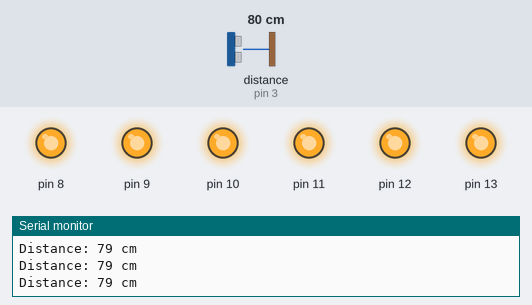
The sketch below on a simulated Arduino Uno, built with avr-gcc and run on an emulated ATmega328P. On the bench: output pins drawn as LEDs (lit = HIGH), the last lines printed to the serial monitor. Wiring (inferred from the names in the program): ultrasonic range finder: trigger pin 2; echo pin 3. The test bench sets the inputs (shaded band); at power-on: distance to the obstacle (sensor on pin 3) 80 cm. The echo pulse lasts 58.3 µs per cm; pins used as bus, display or sensor lines are not drawn.

Above: at 1.2 s.
1.3 s: distance to the obstacle (sensor on pin 3) set to 2 cm
At 2.1 s:
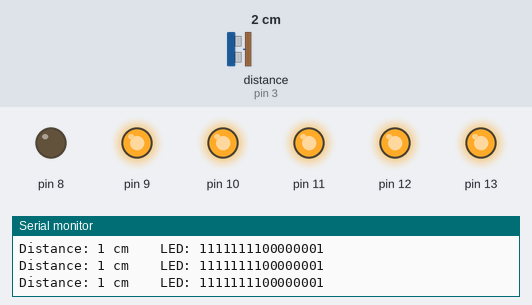
2.8 s: distance to the obstacle (sensor on pin 3) set to 8 cm
4.3 s: distance to the obstacle (sensor on pin 3) set to 12 cm
At 4.8 s:
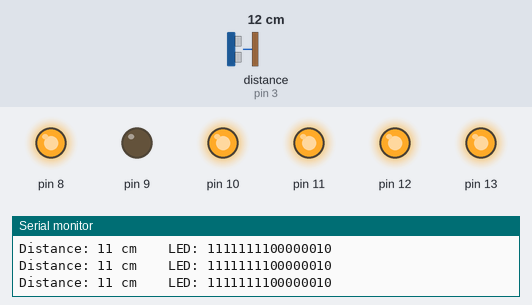
5.8 s: distance to the obstacle (sensor on pin 3) set to 18 cm
7.3 s: distance to the obstacle (sensor on pin 3) set to 22 cm
At 8.3 s:
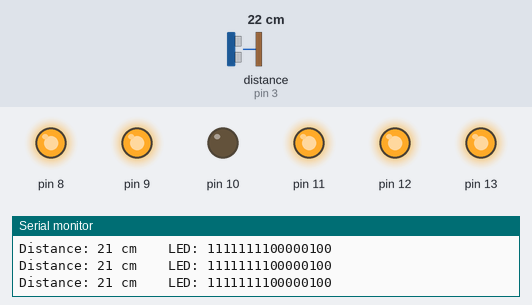
8.8 s: distance to the obstacle (sensor on pin 3) set to 4 cm
At 9.5 s:
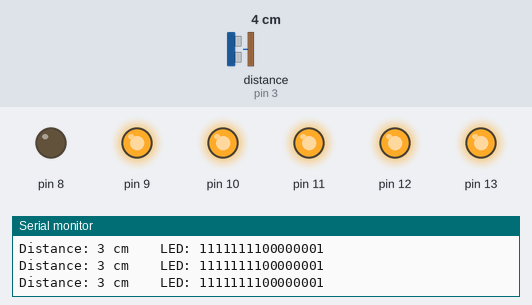
Timing chart, 0 to 11.3 s (numbered marks = the images above; inputs shaded):
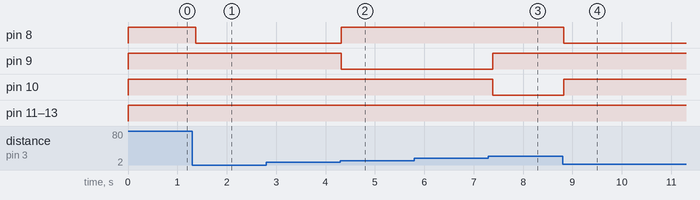

The sketch:

UltrasonicPing.ino
```cpp
const int trig = 2, echo = 3;

void setup() {
  Serial.begin(115200);
  pinMode(trig, OUTPUT);
  pinMode(echo, INPUT);
  for (int i = 8; i <= 13; i++)
    pinMode(i, OUTPUT);
}

void loop() {
  int sensorValue = readPingDist();
  Serial.print("Distance: " + String(sensorValue) + " cm");
  if (sensorValue <= 50) {
    PORTB = ~(1 << (sensorValue / 10));
    Serial.println("\t\tLED: " + String(~PORTB, BIN));
  }
  else{
    PORTB = ~0;
    Serial.println();
  }
  delay(100);
}

uint32_t readPingDist() {
  digitalWrite(trig, HIGH);
  delayMicroseconds(11);
  digitalWrite(trig, LOW);
  int duration = pulseIn(echo, HIGH);
  return duration / 58.2;
}
```

Measured:
- the behaviour switches between 10 and 11 cm on distance to the obstacle (sensor on pin 3) (found by bisection; images 1 and 2)
- the behaviour switches between 20 and 21 cm on distance to the obstacle (sensor on pin 3) (found by bisection; images 2 and 3)
- after the input at 1.3 s, pin 8: HIGH → LOW after 0.07 s
- after the input at 4.3 s, pin 8: LOW → HIGH at once; pin 9: HIGH → LOW at once
- after the input at 7.3 s, pin 9: LOW → HIGH after 0.09 s; pin 10: HIGH → LOW after 0.09 s
- after the input at 8.8 s, pin 8: HIGH → LOW at once; pin 10: LOW → HIGH at once
